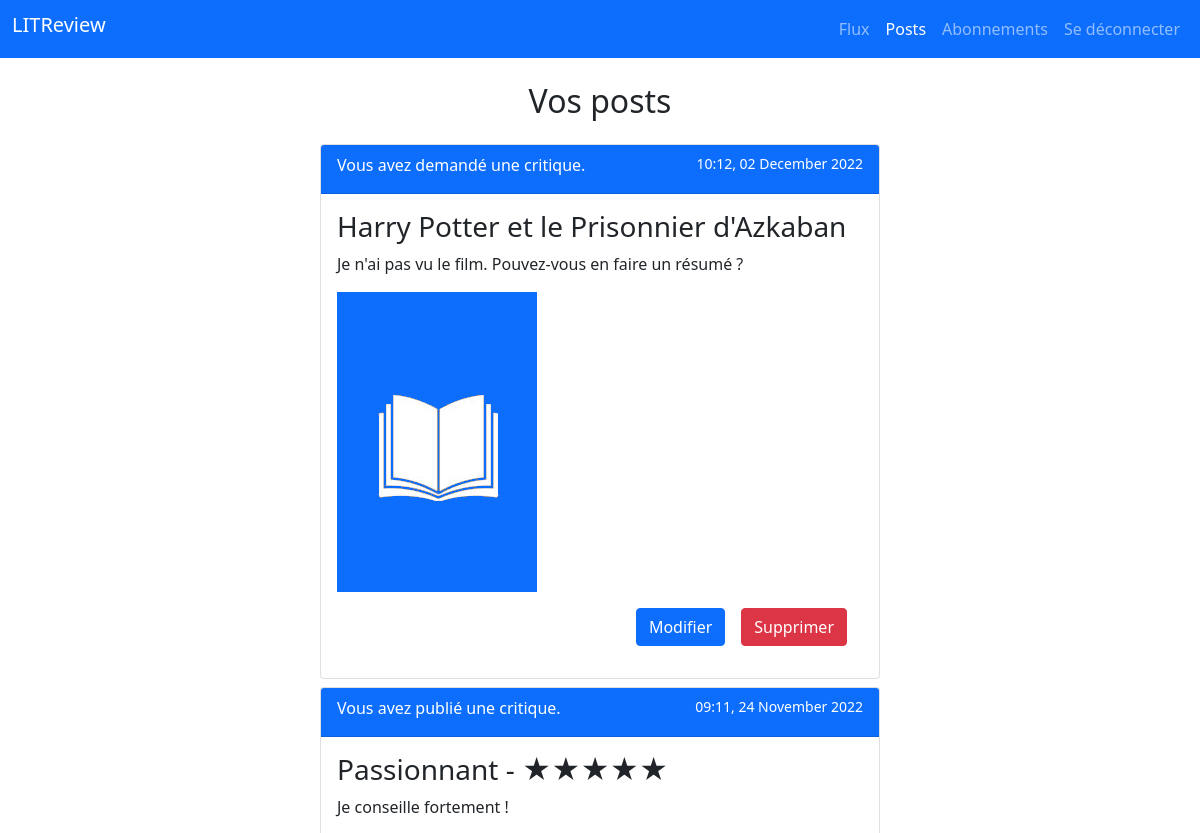
Page /posts/ (signed in, upper part) on the earlier database version.
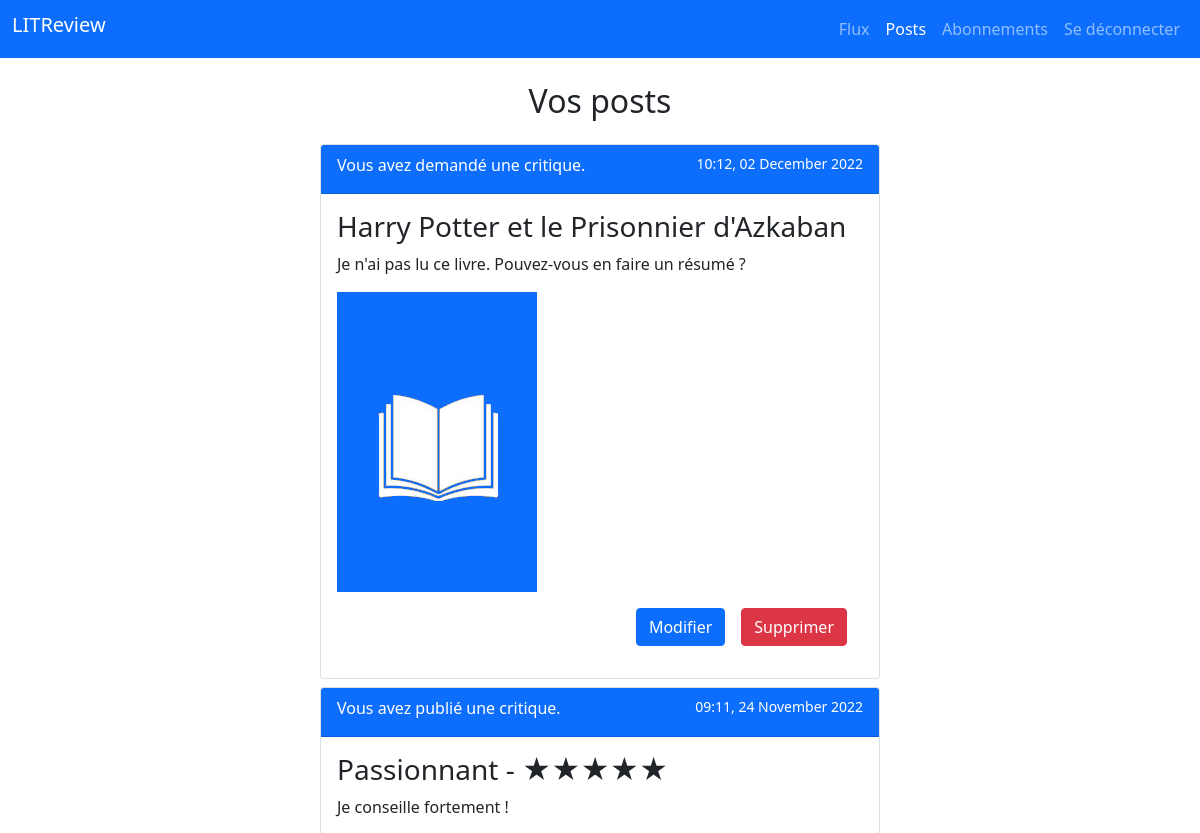
Same page on the later database version.
### review/models.py (models this page shows, shortened)
class Ticket(models.Model):
    title = models.CharField(max_length=128, verbose_name='Titre')
    description = models.TextField(max_length=2048, blank=True)
    user = models.ForeignKey(to=settings.AUTH_USER_MODEL,
                             on_delete=models.CASCADE)
    image = models.ImageField(null=True, blank=True)
    time_created = models.DateTimeField(auto_now_add=True)
    IMAGE_MAX_SIZE = (300, 300)

### authentication/models.py (models this page shows)
class User(AbstractUser):
    pass

### review/views.py (the view)
# urls.py: path('posts/', review.views.user_posts, name='user-posts'),
@login_required
def user_posts(request):
    tickets = models.Ticket.objects.filter(user=request.user)
    reviews = models.Review.objects.filter(user=request.user)
    tickets_and_reviews = sorted(
        chain(tickets, reviews),
        key=lambda instance: instance.time_created,
        reverse=True
    )
    post_page = True
    context = {
        'tickets_and_reviews': tickets_and_reviews,
        'post_page': post_page,
        'navbar': 'posts',
    }
    return render(request, 'review/user_posts.html',
                  context)

### review/templatetags/review_extras.py (called while the page is built)
@register.filter
def model_type(value):
    return type(value).__name__

@register.filter
def format_date(time_created):
    return f'{time_created.strftime("%H:%m, %d %B %Y")}'

@register.filter
def show_rating(rating):
    stars = ''
    for i in range(rating):
        stars += '★'
    for i in range(5 - rating):
        stars += '☆'
    return stars

@register.simple_tag(takes_context=True)
def get_poster_display(context, user):
    if user == context['user']:
        return 'Vous'
    return user.username

@register.simple_tag(takes_context=True)
def get_ticket_poster_display(context, user):
    if user == context['user']:
        return 'Vous avez demandé une critique.'
    return f'{user.username} a demandé une critique.'

@register.simple_tag(takes_context=True)
def get_review_poster_display(context, user):
    if user == context['user']:
        return 'Vous avez publié une critique.'
    return f'{user.username} a publié une critique.'

@register.simple_tag(takes_context=True)
def get_reviewed_by_user(context, ticket):
    return ticket.review_set.filter(user=context['user']).exists()

### review/templates/review/user_posts.html
{% extends 'base.html' %}
{% load review_extras %}
{% block content %}
    <h2 class="text-center m-4">Vos posts</h2>
    {% if tickets_and_reviews %}
        {% for instance in tickets_and_reviews %}
            {% if instance|model_type == 'Ticket' %}
                {% include 'review/partials/ticket_snippet.html' with ticket=instance %}
            {% endif %}
            {% if instance|model_type == 'Review' %}
                {% include 'review/partials/review_snippet.html' with review=instance %}
            {% endif %}
        {% endfor %}
    {% else %}
        <p class="text-center">Vous n'avez pas encore créé de contenu.</p>
    {% endif %}
{% endblock %}

### review/templates/review/partials/ticket_snippet.html (shortened to what this page needs)
{% load review_extras %}
{% load static %}
<div class="card m-2">
    <div class="card-header bg-primary text-white d-flex justify-content-between">
        <span class="card-title">{% get_ticket_poster_display ticket.user %}</span>
        <small>{{ ticket.time_created|format_date }}</small>
    </div>
    <div class="card-body">
    <h3>{{ ticket.title }}</h3>
    <p>{{ ticket.description }}</p>
    {% if ticket.image %}
        <img src="{{ ticket.image.url }}">
    {% else %}
        <img src="{% static 'images/default_cover.jpg' %}">
    {% endif %}
    {% if post_page %}
        <div class="d-flex p-2 justify-content-end">
            <a href="{% url 'ticket-update' ticket.id %}" class="btn btn-primary m-2">Modifier</a>
            <a href="{% url 'ticket-delete' ticket.id %}" class="btn btn-danger m-2">Supprimer</a>
        </div>
    {% endif %}
    </div>
</div>

Differences in the rows shown:
changed Ticket "Harry Potter et le Prisonnier d'Azkaban": description "Je n'ai pas vu le film. Pouvez-vous en faire un résumé ?" → "Je n'ai pas lu ce livre. Pouvez-vous en faire un résumé ?"
